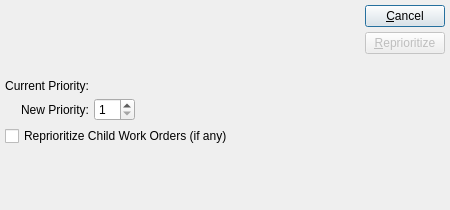
<ui version="4.0" >
 <author></author>
 <comment>This file is part of the xTuple ERP: PostBooks Edition, a free and
open source Enterprise Resource Planning software suite,
Copyright (c) 1999-2011 by OpenMFG LLC, d/b/a xTuple.
It is licensed to you under the Common Public Attribution License
version 1.0, the full text of which (including xTuple-specific Exhibits)
is available at www.xtuple.com/CPAL.  By using this software, you agree
to be bound by its terms.</comment>
 <class>reprioritizeWo</class>
 <widget class="QDialog" name="reprioritizeWo" >
  <property name="geometry" >
   <rect>
    <x>0</x>
    <y>0</y>
    <width>450</width>
    <height>210</height>
   </rect>
  </property>
  <property name="windowTitle" >
   <string>Reprioritize Work Order</string>
  </property>
  <layout class="QVBoxLayout" >
   <property name="margin" >
    <number>5</number>
   </property>
   <property name="spacing" >
    <number>0</number>
   </property>
   <item>
    <layout class="QVBoxLayout" >
     <property name="margin" >
      <number>0</number>
     </property>
     <property name="spacing" >
      <number>5</number>
     </property>
     <item>
      <layout class="QHBoxLayout" >
       <property name="margin" >
        <number>0</number>
       </property>
       <property name="spacing" >
        <number>2</number>
       </property>
       <item>
        <widget class="WoCluster" name="_wo" />
       </item>
       <item>
        <spacer>
         <property name="orientation" >
          <enum>Qt::Horizontal</enum>
         </property>
         <property name="sizeType" >
          <enum>QSizePolicy::Expanding</enum>
         </property>
         <property name="sizeHint" >
          <size>
           <width>20</width>
           <height>20</height>
          </size>
         </property>
        </spacer>
       </item>
       <item>
        <layout class="QVBoxLayout" >
         <property name="margin" >
          <number>0</number>
         </property>
         <property name="spacing" >
          <number>5</number>
         </property>
         <item>
          <widget class="QPushButton" name="_close" >
           <property name="text" >
            <string>&amp;Cancel</string>
           </property>
          </widget>
         </item>
         <item>
          <widget class="QPushButton" name="_reprioritize" >
           <property name="enabled" >
            <bool>false</bool>
           </property>
           <property name="text" >
            <string>&amp;Reprioritize</string>
           </property>
          </widget>
         </item>
         <item>
          <spacer>
           <property name="orientation" >
            <enum>Qt::Vertical</enum>
           </property>
           <property name="sizeType" >
            <enum>QSizePolicy::Preferred</enum>
           </property>
           <property name="sizeHint" >
            <size>
             <width>20</width>
             <height>20</height>
            </size>
           </property>
          </spacer>
         </item>
        </layout>
       </item>
      </layout>
     </item>
     <item>
      <layout class="QGridLayout" >
       <property name="margin" >
        <number>0</number>
       </property>
       <property name="spacing" >
        <number>5</number>
       </property>
       <item row="0" column="0" >
        <widget class="QLabel" name="_currentLit" >
         <property name="minimumSize" >
          <size>
           <width>0</width>
           <height>0</height>
          </size>
         </property>
         <property name="text" >
          <string>Current Priority:</string>
         </property>
         <property name="alignment" >
          <set>Qt::AlignRight|Qt::AlignTrailing|Qt::AlignVCenter</set>
         </property>
        </widget>
       </item>
       <item row="0" column="1" >
        <layout class="QHBoxLayout" >
         <property name="margin" >
          <number>0</number>
         </property>
         <property name="spacing" >
          <number>0</number>
         </property>
         <item>
          <widget class="QLabel" name="_current" >
           <property name="minimumSize" >
            <size>
             <width>0</width>
             <height>0</height>
            </size>
           </property>
           <property name="text" >
            <string/>
           </property>
           <property name="alignment" >
            <set>Qt::AlignVCenter</set>
           </property>
          </widget>
         </item>
         <item>
          <spacer>
           <property name="orientation" >
            <enum>Qt::Horizontal</enum>
           </property>
           <property name="sizeType" >
            <enum>QSizePolicy::Expanding</enum>
           </property>
           <property name="sizeHint" >
            <size>
             <width>36</width>
             <height>10</height>
            </size>
           </property>
          </spacer>
         </item>
        </layout>
       </item>
       <item row="1" column="0" >
        <widget class="QLabel" name="_newLit" >
         <property name="text" >
          <string>New Priority:</string>
         </property>
         <property name="alignment" >
          <set>Qt::AlignRight|Qt::AlignTrailing|Qt::AlignVCenter</set>
         </property>
        </widget>
       </item>
       <item row="1" column="1" >
        <layout class="QHBoxLayout" >
         <property name="margin" >
          <number>0</number>
         </property>
         <property name="spacing" >
          <number>0</number>
         </property>
         <item>
          <widget class="QSpinBox" name="_new" >
           <property name="maximum" >
            <number>99</number>
           </property>
           <property name="minimum" >
            <number>1</number>
           </property>
          </widget>
         </item>
         <item>
          <spacer>
           <property name="orientation" >
            <enum>Qt::Horizontal</enum>
           </property>
           <property name="sizeType" >
            <enum>QSizePolicy::Expanding</enum>
           </property>
           <property name="sizeHint" >
            <size>
             <width>128</width>
             <height>20</height>
            </size>
           </property>
          </spacer>
         </item>
        </layout>
       </item>
      </layout>
     </item>
     <item>
      <layout class="QHBoxLayout" >
       <property name="margin" >
        <number>0</number>
       </property>
       <property name="spacing" >
        <number>0</number>
       </property>
       <item>
        <widget class="XCheckBox" name="_changeChildren" >
         <property name="text" >
          <string>Reprioritize Child Work Orders (if any)</string>
         </property>
        </widget>
       </item>
       <item>
        <spacer>
         <property name="orientation" >
          <enum>Qt::Horizontal</enum>
         </property>
         <property name="sizeType" >
          <enum>QSizePolicy::Expanding</enum>
         </property>
         <property name="sizeHint" >
          <size>
           <width>20</width>
           <height>20</height>
          </size>
         </property>
        </spacer>
       </item>
      </layout>
     </item>
    </layout>
   </item>
   <item>
    <spacer>
     <property name="orientation" >
      <enum>Qt::Vertical</enum>
     </property>
     <property name="sizeType" >
      <enum>QSizePolicy::Expanding</enum>
     </property>
     <property name="sizeHint" >
      <size>
       <width>20</width>
       <height>16</height>
      </size>
     </property>
    </spacer>
   </item>
  </layout>
 </widget>
 <layoutdefault spacing="5" margin="5" />
 <pixmapfunction>qPixmapFromMimeSource</pixmapfunction>
 <customwidgets>
  <customwidget>
   <class>XCheckBox</class>
   <extends>QCheckBox</extends>
   <header>xcheckbox.h</header>
  </customwidget>
  <customwidget>
   <class>WoCluster</class>
   <extends>QWidget</extends>
   <header>wocluster.h</header>
  </customwidget>
 </customwidgets>
 <tabstops>
  <tabstop>_wo</tabstop>
  <tabstop>_new</tabstop>
  <tabstop>_changeChildren</tabstop>
  <tabstop>_reprioritize</tabstop>
  <tabstop>_close</tabstop>
 </tabstops>
 <includes/>
 <resources/>
 <connections>
  <connection>
   <sender>_close</sender>
   <signal>clicked()</signal>
   <receiver>reprioritizeWo</receiver>
   <slot>accept()</slot>
   <hints>
    <hint type="sourcelabel" >
     <x>20</x>
     <y>20</y>
    </hint>
    <hint type="destinationlabel" >
     <x>20</x>
     <y>20</y>
    </hint>
   </hints>
  </connection>
  <connection>
   <sender>_wo</sender>
   <signal>valid(bool)</signal>
   <receiver>_reprioritize</receiver>
   <slot>setEnabled(bool)</slot>
   <hints>
    <hint type="sourcelabel" >
     <x>20</x>
     <y>20</y>
    </hint>
    <hint type="destinationlabel" >
     <x>20</x>
     <y>20</y>
    </hint>
   </hints>
  </connection>
 </connections>
</ui>
